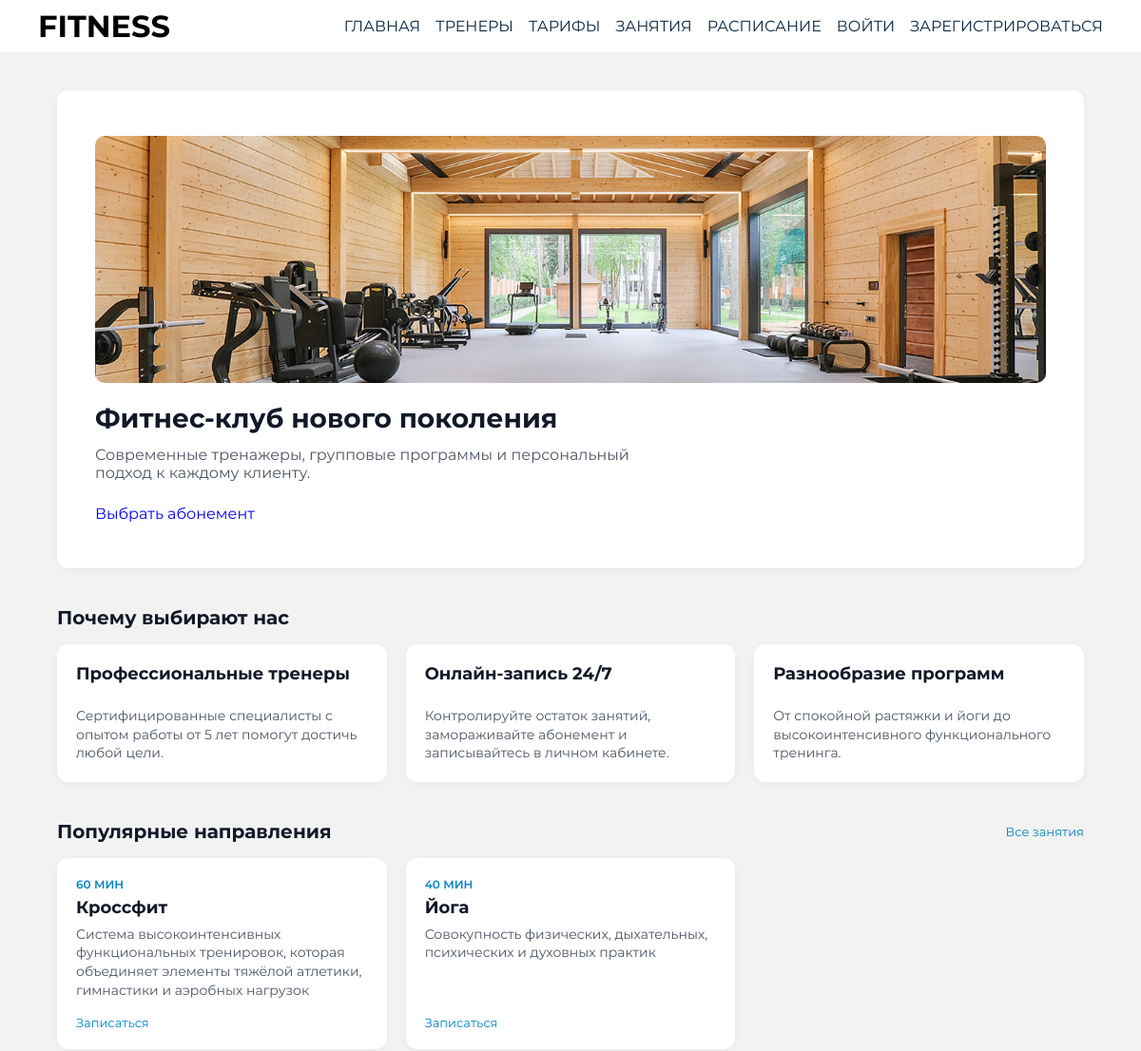
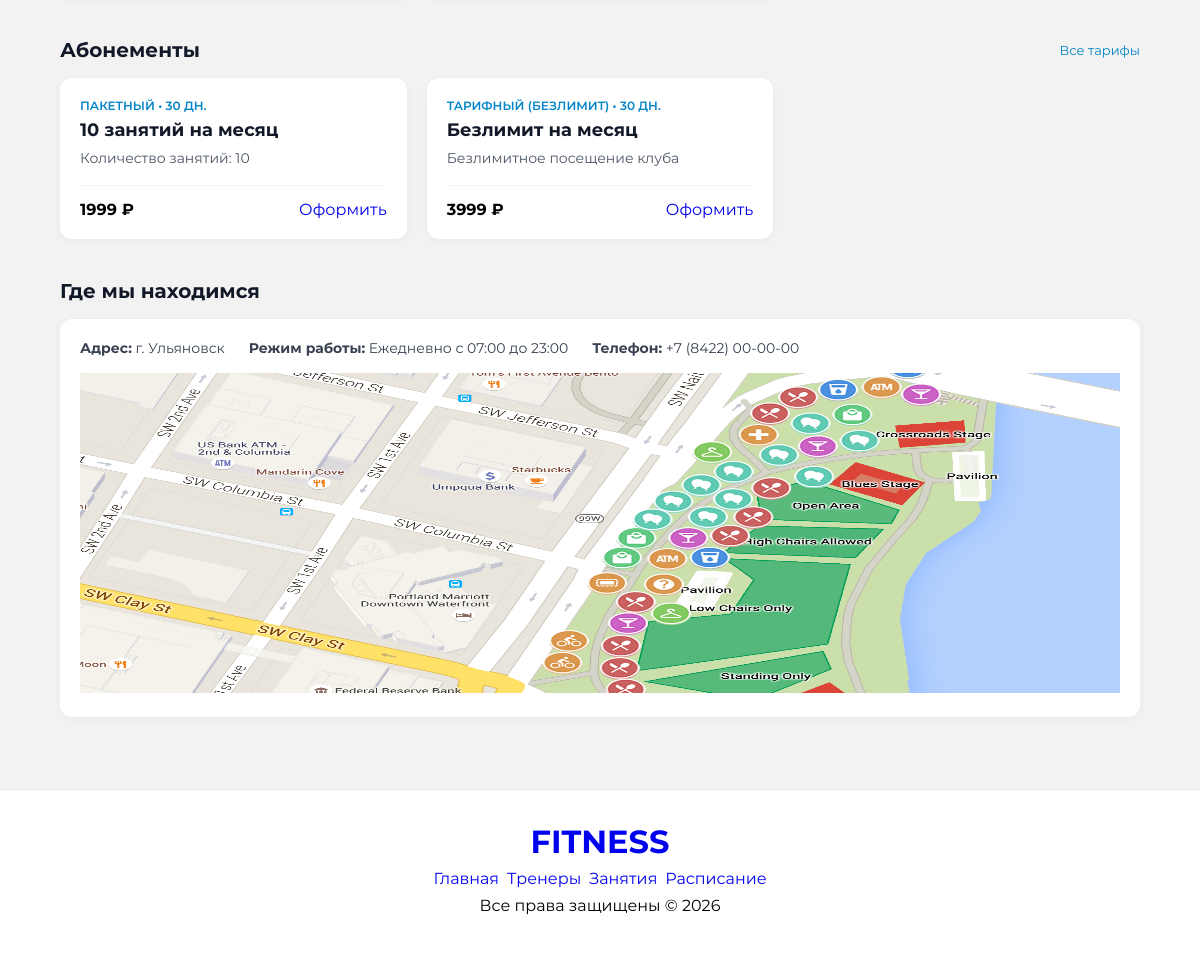
The page / on the database its author committed (2 pictures, top to bottom).
### app/models.py (models this page shows, shortened)
class WorkoutType(models.Model):
  name = models.CharField('Название направления', max_length=100)
  description = models.TextField('Описание', blank=True)
  duration_minutes = models.PositiveIntegerField(
      'Длительность (минут)', default=60
  )

class SubscriptionPlan(models.Model):
  class PlanKind(models.TextChoices):
    PACKAGE = 'package', 'Пакетный'
    TARIFF = 'tariff', 'Тарифный (безлимит)'
  name = models.CharField('Название', max_length=100)
  kind = models.CharField(
      'Вид абонемента',
      max_length=10,
      choices=PlanKind.choices,
      default=PlanKind.TARIFF,
  )
  price = models.IntegerField('Цена')
  duration_days = models.PositiveIntegerField('Срок действия (дней)')
  workouts_count = models.PositiveIntegerField(
      'Количество занятий',
      null=True,
      blank=True,
  )
  freeze_days_limit = models.PositiveIntegerField(
      'Доступно дней заморозки', default=0
  )
  is_active = models.BooleanField('Доступен к покупке', default=True)

### app/views.py (the view)
# urls.py: path('', views.index, name='home'),
def index(request):
  workouts = WorkoutType.objects.all()[:3]
  plans = SubscriptionPlan.objects.filter(is_active=True)[:3]
  return render(
      request,
      'index.html',
      {
          'workouts': workouts,
          'plans': plans,
      },
  )

### app/templates/index.html (shortened to what this page needs)
{% extends 'base.html' %}
{% load static %}
{% block content %}
<div class="schedule_wrap">
    <div class="slider_box">
        <div class="slide active">
            <img src="{% static 'img/image.png' %}" alt="Зал" class="slide_img">
            <h2>Фитнес-клуб нового поколения</h2>
            <p>Современные тренажеры, групповые программы и персональный подход к каждому клиенту.</p>
            <a href="{% url 'plans' %}" class="btn_primary">Выбрать абонемент</a>
        </div>
    </div>
    <div class="home_section">
        <h3 class="section_title">Почему выбирают нас</h3>
        <div class="workouts_grid">
            <div class="workout_card">
                <h4 class="workout_title">Профессиональные тренеры</h4>
                <p class="workout_desc">Сертифицированные специалисты с опытом работы от 5 лет помогут достичь любой
                    цели.</p>
            </div>
            <div class="workout_card">
                <h4 class="workout_title">Онлайн-запись 24/7</h4>
                <p class="workout_desc">Контролируйте остаток занятий, замораживайте абонемент и записывайтесь в личном
                    кабинете.</p>
            </div>
            <div class="workout_card">
                <h4 class="workout_title">Разнообразие программ</h4>
                <p class="workout_desc">От спокойной растяжки и йоги до высокоинтенсивного функционального тренинга.</p>
            </div>
        </div>
    </div>
    {% if workouts %}
    <div class="home_section">
        <div class="section_head">
            <h3 class="section_title">Популярные направления</h3>
            <a href="{% url 'workouts' %}" class="link_login">Все занятия</a>
        </div>
        <div class="workouts_grid">
            {% for workout in workouts %}
            <div class="workout_card">
                <div>
                    <div class="workout_day">{{ workout.duration_minutes }} мин</div>
                    <h4 class="workout_title">{{ workout.name }}</h4>
                    <p class="workout_desc">{{ workout.description|truncatewords:15 }}</p>
                </div>
                <a href="{% url 'workouts' %}" class="link_login">Записаться</a>
            </div>
            {% endfor %}
        </div>
    </div>
    {% endif %}
    {% if plans %}
    <div class="home_section">
        <div class="section_head">
            <h3 class="section_title">Абонементы</h3>
            <a href="{% url 'plans' %}" class="link_login">Все тарифы</a>
        </div>
        <div class="workouts_grid">
            {% for plan in plans %}
            <div class="workout_card">
                <div>
                    <div class="workout_day">{{ plan.get_kind_display }} • {{ plan.duration_days }} дн.</div>
                    <h4 class="workout_title">{{ plan.name }}</h4>
                    <p class="workout_desc">
                        {% if plan.kind == 'package' %}
                        Количество занятий: {{ plan.workouts_count }}
                        {% else %}
                        Безлимитное посещение клуба
                        {% endif %}
                    </p>
                </div>
                <div class="workout_footer">
                    <strong>{{ plan.price }} ₽</strong>
                    <a href="{% url 'plans' %}" class="btn_primary">Оформить</a>
                </div>
            </div>
            {% endfor %}
        </div>
    </div>
    {% endif %}
    <div class="home_section">
        <h3 class="section_title">Где мы находимся</h3>
        <div class="map_card">
            <div class="map_info">
                <p><strong>Адрес:</strong> г. Ульяновск</p>
                <p><strong>Режим работы:</strong> Ежедневно с 07:00 до 23:00</p>
                <p><strong>Телефон:</strong> +7 (8422) 00-00-00</p>
            </div>
            <img src="{% static 'img/map.png' %}" alt="карта" width="100%" height="320">
        </div>
    </div>
</div>
{% endblock %}

### app/static/css/style.css (style rules this page uses)
:root { --bg-primary: #F2F2F2; --accent-red: #0A2540; --white: #fff }
* { margin: 0; padding: 0; box-sizing: border-box; }
a, a:link, a:visited { text-decoration: none; }
body { background-color: var(--bg-primary); font-family: 'Montserrat', sans-serif; display: flex; flex-direction: column; min-height: 100vh; }
.schedule_wrap { max-width: 1140px; margin: 40px auto; padding: 0 20px; }
.link_login { color: #0284c7; text-decoration: none; font-size: 13px; }
.workouts_grid { display: grid; grid-template-columns: repeat(auto-fill, minmax(320px, 1fr)); gap: 20px; }
.workout_card { background: #ffffff; border-radius: 12px; padding: 20px; box-shadow: 0 2px 10px rgba(0, 0, 0, 0.04); display: flex; flex-direction: column; justify-content: space-between; gap: 16px; }
.workout_day { font-size: 12px; font-weight: 600; color: #0284c7; text-transform: uppercase; margin-bottom: 6px; }
.workout_title { font-size: 18px; font-weight: 700; color: #111827; margin: 0 0 8px 0; }
.workout_desc { font-size: 14px; color: #4b5563; margin: 0; line-height: 1.4; }
.workout_footer { border-top: 1px solid #f3f4f6; padding-top: 14px; display: flex; justify-content: space-between; align-items: center; gap: 10px; }
.slider_box { background: #ffffff; border-radius: 12px; padding: 48px 40px; box-shadow: 0 2px 10px rgba(0, 0, 0, 0.04); margin-bottom: 40px; }
.slide { display: none; }
.slide.active { display: block; }
.slide h2 { font-size: 28px; font-weight: 700; color: #111827; margin: 0 0 12px 0; }
.slide p { font-size: 16px; color: #4b5563; margin: 0 0 24px 0; max-width: 600px; }
.slide .btn_primary { display: inline-block; text-decoration: none; }
.home_section { margin-bottom: 40px; }
.section_head { display: flex; justify-content: space-between; align-items: center; margin-bottom: 16px; }
.section_title { font-size: 20px; font-weight: 700; color: #111827; margin: 0 0 16px 0; }
.section_head .section_title { margin-bottom: 0; }
.map_card { background: #ffffff; border-radius: 12px; padding: 20px; box-shadow: 0 2px 10px rgba(0, 0, 0, 0.04); }
.map_info { display: flex; flex-wrap: wrap; gap: 24px; margin-bottom: 16px; font-size: 14px; color: #374151; }
.map_info p { margin: 0; }
.slide_img { width: 100%; height: 260px; object-fit: cover; border-radius: 10px; margin-bottom: 20px; display: block; }

### rows shown on the page
WorkoutType: duration_minutes "60", name "Кроссфит", description "Система высокоинтенсивных функциональных тренировок, которая объединяет элементы тяжёлой атлетики, гимнастики и аэробных нагрузок"
WorkoutType: duration_minutes "40", name "Йога", description "Совокупность физических, дыхательных, психических и духовных практик"
SubscriptionPlan: kind "ПАКЕТНЫЙ", duration_days "30", name "10 занятий на месяц", workouts_count "10", price "1999"
SubscriptionPlan: kind "ТАРИФНЫЙ (БЕЗЛИМИТ)", duration_days "30", name "Безлимит на месяц", shows "Безлимитное посещение клуба", price "3999"
